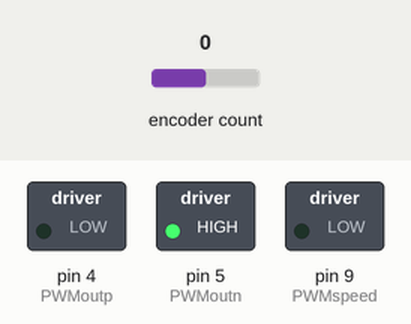
The sketch below on a simulated Arduino Uno, built with avr-gcc and run on an emulated ATmega328P. Shown: switched loads named in the sketch (green lamp = pin HIGH). The inputs (shaded band) are chosen by the test bench; at power-on: encoder count 0. What the sketch prints to the serial monitor is not drawn.

Above: at 1.2 s.
1.3 s: encoder count set to -1
At 2.5 s:
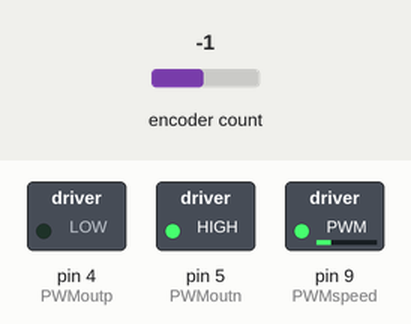
2.8 s: encoder count set to -2
At 3.7 s:
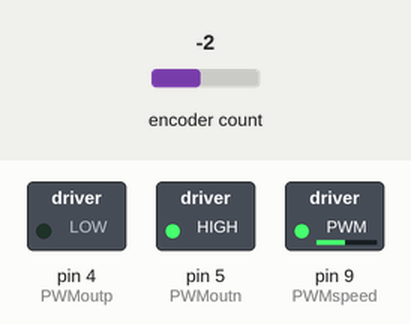
4.3 s: encoder count set to -3
At 4.9 s:
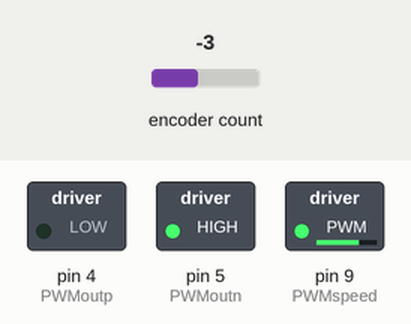
5.8 s: encoder count set to -4
At 7.2 s:
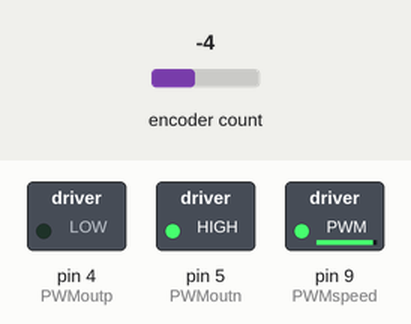
Timing chart, 0 to 8.3 s (numbered marks = the images above; inputs shaded):
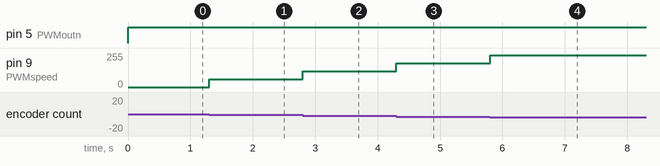

Measured:
- after the input at 1.3 s, pin 9 (PWMspeed): 0/255 → 60/255 at once
- after the input at 2.8 s, pin 9 (PWMspeed): 60/255 → 120/255 at once
- after the input at 4.3 s, pin 9 (PWMspeed): 120/255 → 180/255 at once
- after the input at 5.8 s, pin 9 (PWMspeed): 180/255 → 240/255 at once

The sketch:

LonghornHapkit.ino
```cpp
//--------------------------------------------------------------------------
// Ann Majewicz Fey, University of Texas at Austin
// Last Modified: 08.27.21
// Code to test basic functionaility of the Longhorn Hapkit (w/ encoder)
//--------------------------------------------------------------------------

// INCLUDES
#define ENCODER_OPTIMIZE_INTERRUPTS
#include <TimerOne.h>  // This library manages the timing of the haptic loop
#include <Encoder.h>   // This library manages the encoder read.


// Pin Declarations
const int PWMoutp = 4;
const int PWMoutn = 5;
const int PWMspeed = 9;

const int encoder0PinA = 2;
const int encoder0PinB = 3;

Encoder encoder(encoder0PinA,encoder0PinB);

double encoderResolution = 48;
double pos = 0;
double lastPos = 0;
double lastVel = 0;

// Kinematics variables
double xh = 0;           // position of the handle [m]
double theta_s = 0;      // Angle of the sector pulley in deg
double xh_prev;          // Distance of the handle at previous time step
double xh_prev2;
double dxh;              // Velocity of the handle
double dxh_prev;
double dxh_prev2;
double dxh_filt;         // Filtered velocity of the handle
double dxh_filt_prev;
double dxh_filt_prev2;

// *******************************************
// UNCOMMENT THESE AND INCLUDE CORRECT NUMBERS
// *******************************************
double rh = 0.09;   //[m]
double rp = 0.005;  //[m]
double rs = 0.074;  //[m]
// *******************************************

// Force output variables
double force = 0;           // force at the handle
double Tp = 0;              // torque of the motor pulley
double duty = 0;            // duty cylce (between 0 and 255)
unsigned int output = 0;    // output command to the motor

// Timing Variables: Initalize Timer and Set Haptic Loop
boolean hapticLoopFlagOut = false;
boolean timeoutOccured = false;

//--------------------------------------------------------------------------
// Initialize
//--------------------------------------------------------------------------
void setup()
{
  // Set Up Serial
  Serial.begin(115200);

 // Output Pins
 pinMode(PWMoutp, OUTPUT);
 pinMode(PWMoutn, OUTPUT);
 pinMode(PWMspeed, OUTPUT);

 // Haptic Loop Timer Initalization
   Timer1.initialize();
  long period = 1000; // [us]  10000 [us] - 100 Hz
  Timer1.attachInterrupt(hapticLoop,period);

  // Init Position and Velocity
  lastPos = encoder.read();
  lastVel = 0;

  // Initalize motor direction and set to 0 (no spin)
  digitalWrite(PWMoutp, HIGH);
  digitalWrite(PWMoutn, LOW);
  analogWrite(PWMspeed, 0);

}

//--------------------------------------------------------------------------
// Main Loop
//--------------------------------------------------------------------------

void loop()
{
    if(timeoutOccured)
  {
    Serial.println("timeout occured");
  }
}

// --------------------------
// Haptic Loop
// --------------------------
  void hapticLoop()
  {

      // See if flag is out (couldn't finish before another call)
      if(hapticLoopFlagOut)
      {
        timeoutOccured = true;
      }
      //*************************************************************
      //*** Section 1. Compute position and velocity using encoder (DO NOT CHANGE!!) ***
      //*************************************************************
      pos = encoder.read();
      double vel = (.80)*lastVel + (.20)*(pos - lastPos)/(.01);


        //*************************************************************
        //*** Section 2. Compute handle position in meters ************
        //*************************************************************

          // ADD YOUR CODE HERE

          // SOLUTION:
          // Define kinematic parameters you may need

          // Step 2.1: print updatedPos via serial monitor
          //*************************************************************

           //Serial.println(updatedPos);

          // Step 2.2: Compute the angle of the sector pulley (ts) in degrees based on updatedPos
         //*************************************************************

          //  double ts = -.0107*updatedPos + 4.9513; // NOTE - THESE NUMBERS MIGHT NOT BE CORRECT! USE KINEMATICS TO FIGRUE IT OUT!

         // Step 2.3: Compute the position of the handle based on ts
          //*************************************************************

          //  xh = rh*(ts*3.14159/180);       // Again, these numbers may not be correct. You need to determine these relationships.

          // Step 2.4: print xh via serial monitor
          //*************************************************************

           //Serial.println(xh,5);

          // Step 2.5: compute handle velocity
          //*************************************************************
           //  vh = -(.95*.95)*lastLastVh + 2*.95*lastVh + (1-.95)*(1-.95)*(xh-lastXh)/.0001;  // filtered velocity (2nd-order filter)
           //  lastXh = xh;
           //  lastLastVh = lastVh;
           // lastVh = vh;

        //*************************************************************
        //*** Section 3. Assign a motor output force in Newtons *******
        //*************************************************************

            // Init force
            int force = 0;
            double K = 15;   // spring stiffness

           if(pos < 0)
          {
            force = -K*pos;
          } else
          {
            force = 0;
          }

         // This is just a simple example of a haptic wall that only uses encoder position.
         // You will need to add the rest of the following cases. You will want to enable some way to select each case.
         // Options for this are #DEFINE statements, swtich case statements (i.e., like a key press in serial monitor), or
         // some other method.

          // Virtual Wall
        //*************************************************************


         // Linear Damping
        //*************************************************************


         // Nonlinear Friction
        //*************************************************************


         // A Hard Surface
        //*************************************************************


         // Bump and Valley
        //*************************************************************


          // Texture
        //*************************************************************

           // CHALLENGE POINTS: Try simulating a paddle ball! Hint you need to keep track of the virtual balls dynamics and
           // compute interaction forces relative to the changing ball position.
        //*************************************************************


      //*************************************************************
      //*** Section 5. Force output (do not change) *****************
      //*************************************************************

        // Determine correct direction
        //*************************************************************
        if(force < 0)
        {
        digitalWrite(PWMoutp, HIGH);
        digitalWrite(PWMoutn, LOW);
        } else
        {
         digitalWrite(PWMoutp, LOW);
        digitalWrite(PWMoutn, HIGH);
        }

        // Limit torque to motor and write
        //*************************************************************
        if(abs(force) > 255)
        {
          force = 255;
        }
            Serial.println(force); // Could print this to troublshoot but don't leave it due to bogging down speed

        // Write out the motor speed.
        //*************************************************************
        analogWrite(PWMspeed, abs(force)); //abs(force)
      //  analogWrite(PWMspeed, 255); //abs(force)

  // Update variables
  lastVel = vel;
  lastPos = pos;

}
```
